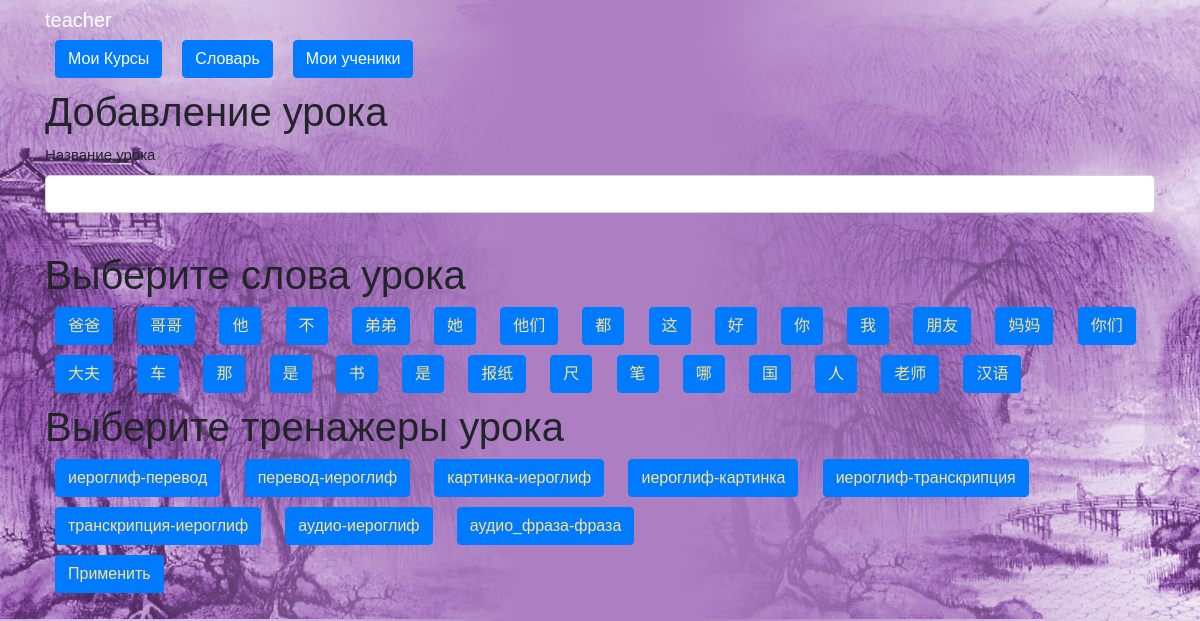
The app's page /make_lesson/1 (signed in), older data.
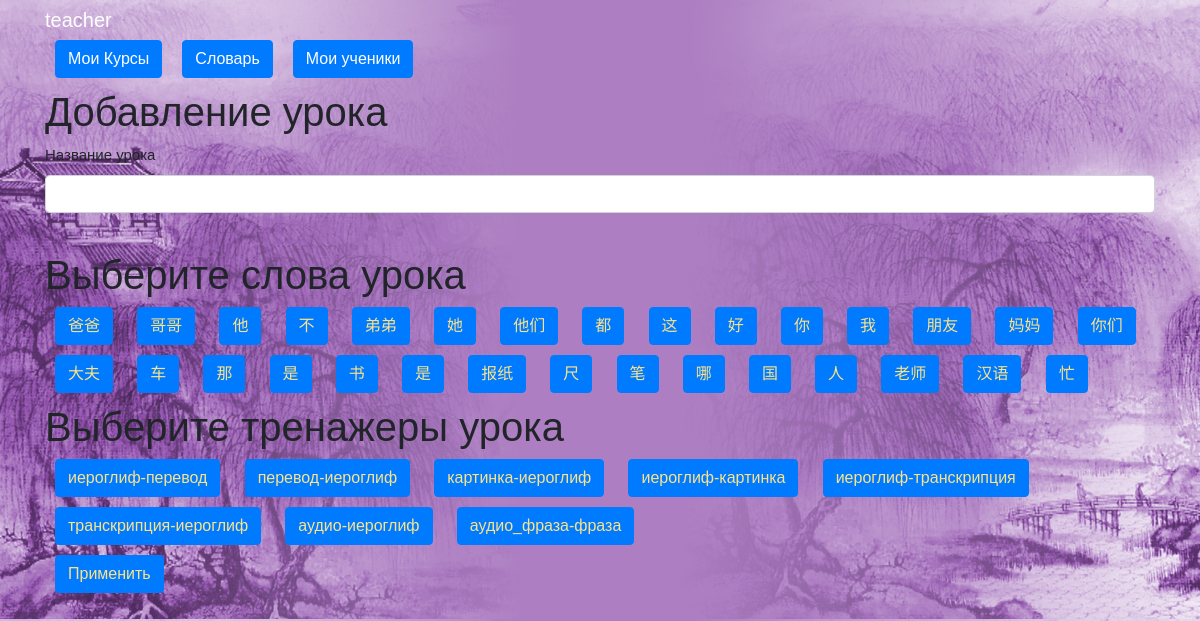
The same page, newer data.
### data/users.py (models this page shows, shortened)
class User(SqlAlchemyBase, UserMixin, SerializerMixin):
    __tablename__ = 'users'
    id = sqlalchemy.Column(sqlalchemy.Integer,
                           primary_key=True, autoincrement=True)
    name = sqlalchemy.Column(sqlalchemy.String, nullable=True)
    last_name = sqlalchemy.Column(sqlalchemy.String, nullable=True)
    patronymic = sqlalchemy.Column(sqlalchemy.String, nullable=True)
    email = sqlalchemy.Column(sqlalchemy.String,
                              index=True, unique=True, nullable=True)
    about = sqlalchemy.Column(sqlalchemy.String, nullable=True)
    hashed_password = sqlalchemy.Column(sqlalchemy.String, nullable=True)
    teacher = sqlalchemy.Column(sqlalchemy.Boolean, nullable=True)
    creator = sqlalchemy.Column(sqlalchemy.Integer, nullable=True)
    courses = orm.relation("Courses",
                           secondary="users_to_course",
                           backref="users")
    words = orm.relation("Words", back_populates='user')

### data/words.py (models this page shows)
class Words(SqlAlchemyBase, SerializerMixin):
    __tablename__ = 'words'
    id = sqlalchemy.Column(sqlalchemy.Integer,
                           primary_key=True, autoincrement=True)
    author = sqlalchemy.Column(sqlalchemy.Integer, sqlalchemy.ForeignKey("users.id"), nullable=False)
    user = orm.relation('User')
    hieroglyph = sqlalchemy.Column(sqlalchemy.String, nullable=True)
    translation = sqlalchemy.Column(sqlalchemy.String, nullable=True)
    front_side = sqlalchemy.Column(sqlalchemy.String, nullable=True)
    left_side = sqlalchemy.Column(sqlalchemy.String, nullable=True)
    right_side = sqlalchemy.Column(sqlalchemy.String, nullable=True)
    up_side = sqlalchemy.Column(sqlalchemy.String, nullable=True)
    down_side = sqlalchemy.Column(sqlalchemy.String, nullable=True)
    front_side_audio = sqlalchemy.Column(sqlalchemy.String, nullable=True)
    left_side_audio = sqlalchemy.Column(sqlalchemy.String, nullable=True)
    right_side_audio = sqlalchemy.Column(sqlalchemy.String, nullable=True)
    up_side_audio = sqlalchemy.Column(sqlalchemy.String, nullable=True)
    down_side_audio = sqlalchemy.Column(sqlalchemy.String, nullable=True)

### data/trainers.py (models this page shows)
class Trainers(SqlAlchemyBase, SerializerMixin):
    __tablename__ = 'trainers'
    id = sqlalchemy.Column(sqlalchemy.Integer,
                           primary_key=True, autoincrement=True)
    name = sqlalchemy.Column(sqlalchemy.String, nullable=True)
    check_side = sqlalchemy.Column(sqlalchemy.Integer, nullable=True)
    ans_side = sqlalchemy.Column(sqlalchemy.Integer, nullable=True)

### main.py (the view, shortened to what this page needs)
@app.route('/make_lesson/<int:course_id>', methods=['GET', 'POST'])
@login_required
def make_lesson(course_id):
    form = LessonsForm()
    db_sess = db_session.create_session()
    current_course = db_sess.query(Courses).get(course_id)
    all_words = db_sess.query(Words).all()
    all_trainers = db_sess.query(Trainers).all()
    return render_template('make_lesson.html', form=form, dictionary=all_words,
                           trainers=all_trainers, len_dictionary=len(all_words),
                           len_trainers=len(all_trainers))

### forms/lesson.py
class LessonsForm(FlaskForm):
    name = StringField('Название урока',
                       validators=[DataRequired(), Length(max=32,
                                                          message="Название урока не должно превышать 32 символов")])
    submit = SubmitField('Применить')

### data/db_session.py (called while the page is built)
def create_session() -> Session:
    global __factory
    return __factory()

### main.py (called while the page is built)
@login_manager.user_loader
def load_user(user_id):
    db_sess = db_session.create_session()
    return db_sess.query(User).get(user_id)

### templates/make_lesson.html (shortened to what this page needs)
{% extends "base.html" %}
{% block content %}
<h1>Добавление урока</h1>
<form action="" method="post" name="checks">
    <p>
        {{ form.name.label }}<br>
        {{ form.name(class="form-control") }}<br>
    </p>
    <h1>Выберите слова урока</h1>
    {% for i in range(len_dictionary) %}
    <button id="dict {{ i }}" name="not_lesson_word" type="button" class="btn btn-primary" value="{{ dictionary[i].id }}">{{ dictionary[i].hieroglyph }}</button>
    {% endfor %}
    <h1>Выберите тренажеры урока</h1>
    {% for i in range(len_trainers) %}
    <button id="train {{ i }}" name="not_lesson_trainer" type="button" class="btn btn-primary" value="{{ trainers[i].id }}">{{ trainers[i].name }}</button>
    {% endfor %}
    <p>{{ form.submit(type="submit", class="btn btn-primary") }}</p>
</form>
{% endblock %}

### templates/base.html (shortened to what this page needs)
<!doctype html>
<html lang="en">
<head>
    <link rel="stylesheet"
          href="https://stackpath.bootstrapcdn.com/bootstrap/4.4.1/css/bootstrap.min.css"
>
    <link rel="stylesheet" href="/static/style.css">
</head>
<body>
<header class="header">
    <div class="container">
        <div class="header_inner">
            <nav>
                {% if current_user.is_authenticated %}
                <a class="navbar-brand" href="/logout" style="color: white;">{{ current_user.name
                    }}</a>
                {% endif %}
                {% if current_user.is_authenticated %}
                <div class="nav" id="up buttons">
                    <a id="nav button 1" class="btn btn-primary" href="/courses" style="color: white;">Мои Курсы</a>
                    <a id="nav button 2" class="btn btn-primary" href="/dictionary" style="color: white;">Словарь</a>
                    {% if current_user.teacher %}
                    <a id="nav button 3" class="btn btn-primary" href="/pupils" style="color: white;">Мои ученики</a>
                    {% endif %}
                </div>
                {% endif %}
            </nav>
        </div>
    </div>
</header>
<main role="main" class="container">
    {% block content %}{% endblock %}
</main>
</body>
</html>

### static/style.css (style rules this page uses)
body { font-family: 'Montserrat', sans-serif; font-size: 15px; color: #33; background: url('background_paint.jpg'); -webkit-background-size: cover; background-size: cover; }
.header { width: 100%; top: 0; left: 0; right: 0; z-index: 1000; }
.navbar-brand { color: #fff; position: relative; }
.btn { margin: 0 10px; margin-bottom: 10px; }
.btn-primary { display: inline-block; vertical-align: top; color: #fce38a; }

Row changes from the older to the newer data that the page shows:
added Words: hieroglyph "忙"
